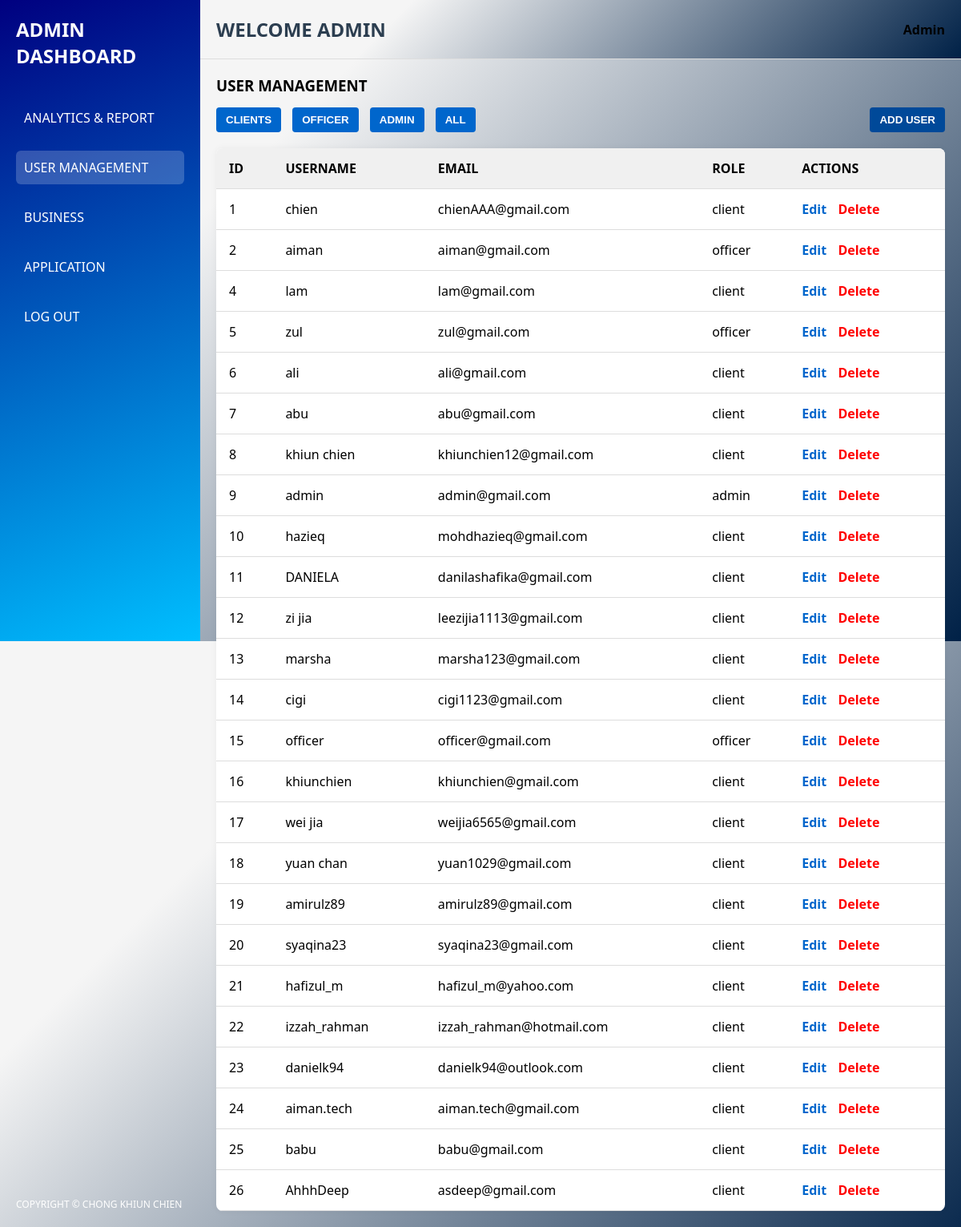
Screenshot of /adminusermanagment.php (signed in) with the database file from the repository.
### tables this page shows
CREATE TABLE `users` (
  `id` int(11) NOT NULL,
  `username` varchar(100) NOT NULL,
  `email` varchar(100) NOT NULL,
  `password` varchar(255) NOT NULL,
  `role` enum('client','officer','admin') NOT NULL DEFAULT 'client'
);

### adminusermanagment.php (the view, shortened to what this page needs)
<?php
$conn = new mysqli("localhost", "b032410160", "041224130447", "student_b032410160");
$users = [];
$query = "SELECT id, username, email, role FROM users";
$result = $conn->query($query);
if ($result) {
    $users = $result->fetch_all(MYSQLI_ASSOC);
}
?>
<!DOCTYPE html>
<html lang="en">
<head>
    <link rel="stylesheet" href="admin.css">
</head>
<body>
<div class="sidebar">
    <h2>ADMIN DASHBOARD</h2>
    <a href="adminanalystics&report.php">ANALYTICS & REPORT</a>
    <a href="adminusermanagment.php" class="active">USER MANAGEMENT</a>
    <a href="adminbusiness.php">BUSINESS</a>
    <a href="adminapplication.php">APPLICATION</a>
    <a href="logout.php">LOG OUT</a>
</div>
<div class="main-content">
    <div class="header">
        <h2>WELCOME ADMIN</h2>
        <div><strong>Admin</strong></div>
    </div>
    <div class="container">
        <h3>USER MANAGEMENT</h3>
        <div class="filter-tabs">
            <div class="filters">
                <button onclick="filterUsers('client')">CLIENTS</button>
                <button onclick="filterUsers('officer')">OFFICER</button>
                <button onclick="filterUsers('admin')">ADMIN</button>
                <button onclick="filterUsers('all')">ALL</button>
            </div>
            <div class="add-user-button">
                <button onclick="toggleAddUserForm()">ADD USER</button>
            </div>
        </div>
        <table id="usersTable">
            <thead>
                <tr>
                    <th>ID</th>
                    <th>USERNAME</th>
                    <th>EMAIL</th>
                    <th>ROLE</th>
                    <th>ACTIONS</th>
                </tr>
            </thead>
            <tbody>
                <?php foreach ($users as $user): ?>
                    <tr data-type="<?= htmlspecialchars($user['role']) ?>">
                        <td><?= htmlspecialchars($user['id']) ?></td>
                        <td><?= htmlspecialchars($user['username']) ?></td>
                        <td><?= htmlspecialchars($user['email']) ?></td>
                        <td><?= htmlspecialchars($user['role']) ?></td>
                        <td class="actions">
                            <a href="adminedituser.php?id=<?= $user['id'] ?>">Edit</a>
                            <a href="admindeleteuser.php?id=<?= $user['id'] ?>" onclick="return confirm('Are you sure?')">Delete</a>
                        </td>
                    </tr>
                <?php endforeach; ?>
            </tbody>
        </table>
    </div>
</div>
<div class="copyright">
    COPYRIGHT &copy; CHONG KHIUN CHIEN
</div>
</body>
</html>

### admin.css (style rules this page uses)
* { margin: 0; padding: 0; box-sizing: border-box; }
body { font-family: 'Segoe UI', sans-serif; background-color: #002147; background-image: linear-gradient(315deg, #002147 0%, #f5f5f5 74%); display: flex; height: 100vh; }
.sidebar { width: 250px; background: rgb(0,0,128); background: linear-gradient(159deg, rgba(0,0,128,1) 0%, rgba(0,191,255,1) 100%); color: white; display: flex; flex-direction: column; padding: 20px; }
.sidebar h2 { margin-bottom: 30px; }
.sidebar a { color: white; text-decoration: none; margin: 10px 0; padding: 10px; border-radius: 6px; display: block; }
.sidebar a:hover, .sidebar a.active { background-color: rgba(255, 255, 255, 0.2); }
.main-content { flex: 1; display: flex; flex-direction: column; }
.header { background-color: #002147; background-image: linear-gradient(315deg, #002147 0%, #f5f5f5 74%); padding: 20px; border-bottom: 1px solid #ddd; display: flex; justify-content: space-between; align-items: center; }
.header h2 { color: #2c3e50; }
.container { padding: 20px; }
.container h3 { margin-bottom: 15px; }
.filter-tabs { display: flex; justify-content: space-between; align-items: center; margin-bottom: 15px; }
.filter-tabs button, .filters button, .add-user-button button, .btn { padding: 8px 12px; background-color: #0066cc; color: white; border: none; border-radius: 4px; font-weight: bold; cursor: pointer; transition: background 0.3s ease; }
.filters button { margin-right: 10px; }
.filters button:last-child { margin-right: 0; }
.add-user-button button { background-color: #004999; }
table { width: 100%; border-collapse: collapse; background-color: white; border-radius: 8px; overflow: hidden; box-shadow: 0 0 8px rgba(0, 0, 0, 0.05); margin-top: 20px; }
th, td { padding: 14px 16px; text-align: left; border-bottom: 1px solid #ddd; }
th { background-color: #f0f0f0; font-weight: bold; }
.actions a { margin-right: 10px; text-decoration: none; color: #0066cc; font-weight: bold; }
.actions a:last-child { color: red; }
.copyright { position: absolute; bottom: 20px; left: 20px; font-size: 12px; color: #ffffff; }

### rows the page displays
users: id "1", username "chien", email "chienAAA@gmail.com", role "client"
users: id "2", username "aiman", email "aiman@gmail.com", role "officer"
users: id "4", username "lam", email "lam@gmail.com", role "client"
users: id "5", username "zul", email "zul@gmail.com", role "officer"
users: id "6", username "ali", email "ali@gmail.com", role "client"
users: id "7", username "abu", email "abu@gmail.com", role "client"
users: id "8", username "khiun chien", email "khiunchien12@gmail.com", role "client"
users: id "9", username "admin", email "admin@gmail.com", role "admin"
users: id "10", username "hazieq", email "mohdhazieq@gmail.com", role "client"
users: id "11", username "DANIELA", email "danilashafika@gmail.com", role "client"
users: id "12", username "zi jia", email "leezijia1113@gmail.com", role "client"
users: id "13", username "marsha", email "marsha123@gmail.com", role "client"
users: id "14", username "cigi", email "cigi1123@gmail.com", role "client"
users: id "15", username "officer", email "officer@gmail.com", role "officer"
users: id "16", username "khiunchien", email "khiunchien@gmail.com", role "client"
users: id "17", username "wei jia", email "weijia6565@gmail.com", role "client"
users: id "18", username "yuan chan", email "yuan1029@gmail.com", role "client"
users: id "19", username "amirulz89", email "amirulz89@gmail.com", role "client"
users: id "20", username "syaqina23", email "syaqina23@gmail.com", role "client"
users: id "21", username "hafizul_m", email "hafizul_m@yahoo.com", role "client"
users: id "22", username "izzah_rahman", email "izzah_rahman@hotmail.com", role "client"
users: id "23", username "danielk94", email "danielk94@outlook.com", role "client"
users: id "24", username "aiman.tech", email "aiman.tech@gmail.com", role "client"
users: id "25", username "babu", email "babu@gmail.com", role "client"
users: id "26", username "AhhhDeep", email "asdeep@gmail.com", role "client"
